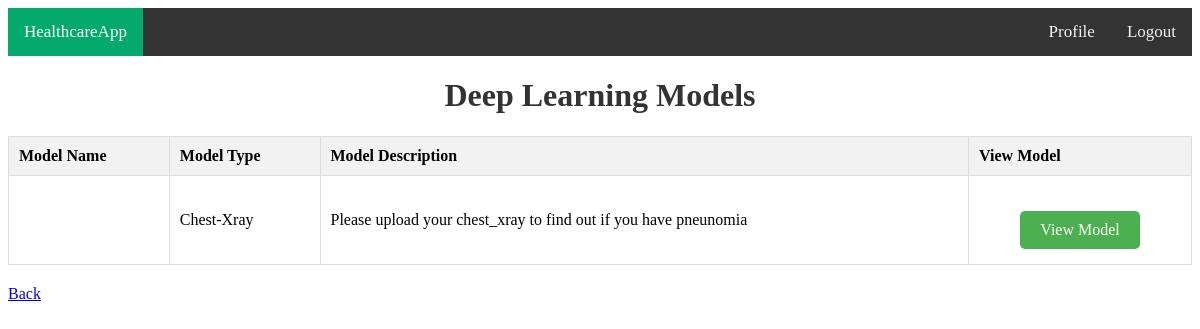
Page /doctors/listModels/ (signed in) on the committed database.
### doctors/models.py (models this page shows, shortened)
class DLModels(models.Model):
    model = models.FileField(upload_to='models/',null=True,blank=True)
    type = models.TextField(null=True,blank=True)
    descritpion = models.TextField(null=True,blank=True)

### doctors/views.py (the view)
# urls.py: path("listModels/",views.listModels,name='listModels'),
def listModels(request):
    models = DLModels.objects.all()
    context = {'models':models}
    return render(request,'doctors/DeepLearningModels.html',context)

### templates/doctors/DeepLearningModels.html
{% extends 'base.html' %}
{% block content %}
<div class="models-table">
    <h1>Deep Learning Models</h1>
    <table class="table">
        <thead>
            <tr>
                <th>Model Name</th>
                <th>Model Type</th>
                <th>Model Description</th>
                <th>View Model</th>
            </tr>
        </thead>
        <tbody>
            {% for model in models %}
            <tr>
                <td>{{ model.name }}</td>
                <td>{{ model.type }}</td>
                <td>{{ model.descritpion }}</td>
                <td>
                    <div class ="button-view">
                    <a href="{% url 'doctors:model' model.id %}" class="btn btn-primary">View Model</a>
                    </div>
                </td>
            </tr>
            {% endfor %}
        </tbody>
    </table>
    <div class="profile-footer">
        <a href = "{% url 'doctors:showDoctors' %}" class="btn btn-primary">Back</a>
    </div>
</div>
{% endblock %}

### static/css/global.css (style rules this page uses)
h1, h2, h3 { color: #333; text-align: center; }
.table { width: 100%; margin-bottom: 20px; border-collapse: collapse; }
.table th, .table td { padding: 10px; border: 1px solid #ddd; text-align: left; }
.table th { background-color: #f2f2f2; }
.button-view { margin-top: 20px; text-align: center; }
.button-view .btn { display: inline-block; padding: 10px 20px; margin: 5px; background-color: #4CAF50; color: white; text-decoration: none; border-radius: 5px; transition: background-color 0.3s, transform 0.3s; }

### rows in the picture
DLModels: type "Chest-Xray", descritpion "Please upload your chest_xray to find out if you have pneunomia"
